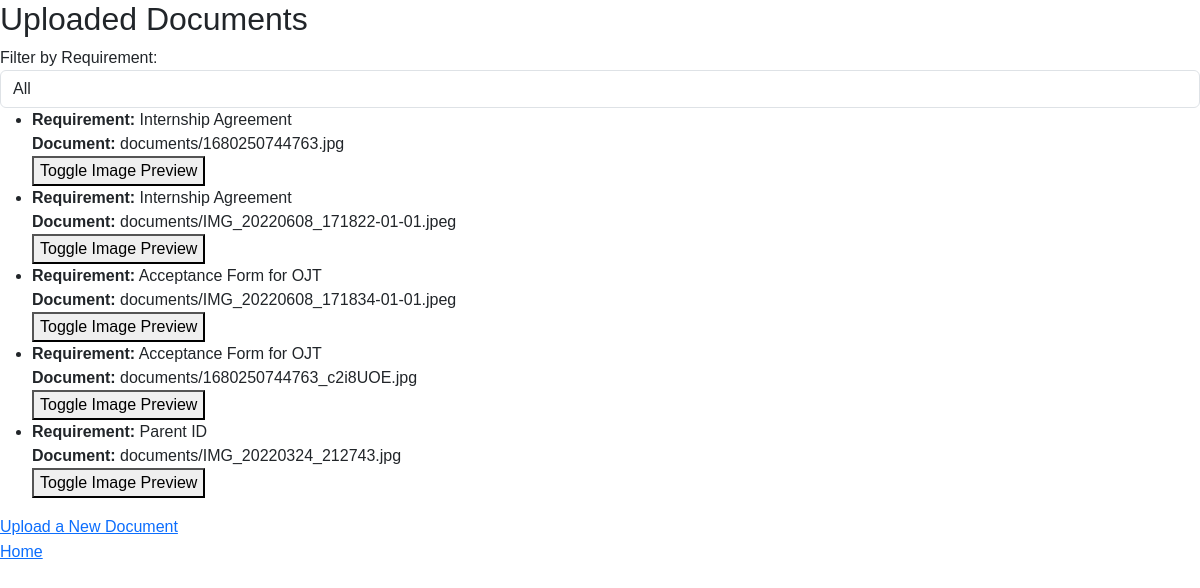
Screenshot of /internship/documents/ (signed in) with the database file from the repository.
### internship/models.py (models this page shows, shortened)
class Document(models.Model):
    REQUIREMENT_CHOICES = [
        ('Acceptance Form for OJT', 'Acceptance Form for OJT'),
        ('Internship Agreement', 'Internship Agreement'),
        ('Merit of Rating', 'Merit of Rating'),
        ('Student INFO Sheet', 'Student INFO Sheet'),
        ('Supervisor Feedback Form', 'Supervisor Feedback Form'),
        ('Student Feedback Form', 'Student Feedback Form'),
        ('Parent Consent', 'Parent Consent'),
        ('Barangay Clearance', 'Barangay Clearance'),
        ('Police Clearance', 'Police Clearance'),
        ('Parent ID', 'Parent ID'),
        ('Medical Certificate', 'Medical Certificate'),
        ('Cedula', 'Cedula'),
    ]
    user = models.ForeignKey(intern, on_delete=models.CASCADE)
    requirement = models.CharField(max_length=100, choices=REQUIREMENT_CHOICES)
    document_image = models.ImageField(upload_to='documents/')

### internship/views.py (the view)
# urls.py: path('documents/', views.document_list, name='document_list'),
@login_required
def document_list(request):
    documents = Document.objects.filter(user=request.user)
    return render(request, 'documents/document_list.html', {'documents': documents})

### templates/documents/document_list.html (shortened to what this page needs)
{% extends 'base.html' %}
{% block content %}
<h2>Uploaded Documents</h2>
<div class="filter-section">
  <label for="requirement-filter">Filter by Requirement:</label>
  <select id="requirement-filter" class="form-control">
    <option value="">All</option>
  </select>
</div>
<ul class="document-list">
  {% for document in documents %}
  <li class="document-item" data-requirement="{{ document.requirement }}">
    <strong>Requirement:</strong> {{ document.requirement }}<br>
    <strong>Document:</strong> {{ document.document_image.name }}<br>
    <button class="preview-button" data-image="{{ document.document_image.url }}">Toggle Image Preview</button>
  </li>
  {% empty %}
  <li>No documents have been uploaded yet.</li>
  {% endfor %}
</ul>
<a href="{% url 'upload_document' %}">Upload a New Document</a> <br>
<a href="{% url 'home' %}">Home</a>
{% endblock %}

### static/style/styles.css (style rules this page uses)
* { font-family: 'Poppins', sans-serif; }
body { background-image: url("library.png"); background-attachment: fixed; background-size: cover; background-repeat: no-repeat; background-position: center; }

### rows the page displays
Document: requirement "Internship Agreement", document_image.name "documents/1680250744763.jpg"
Document: requirement "Internship Agreement", document_image.name "documents/IMG_20220608_171822-01-01.jpeg"
Document: requirement "Acceptance Form for OJT", document_image.name "documents/IMG_20220608_171834-01-01.jpeg"
Document: requirement "Acceptance Form for OJT", document_image.name "documents/1680250744763_c2i8UOE.jpg"
Document: requirement "Parent ID", document_image.name "documents/IMG_20220324_212743.jpg"
